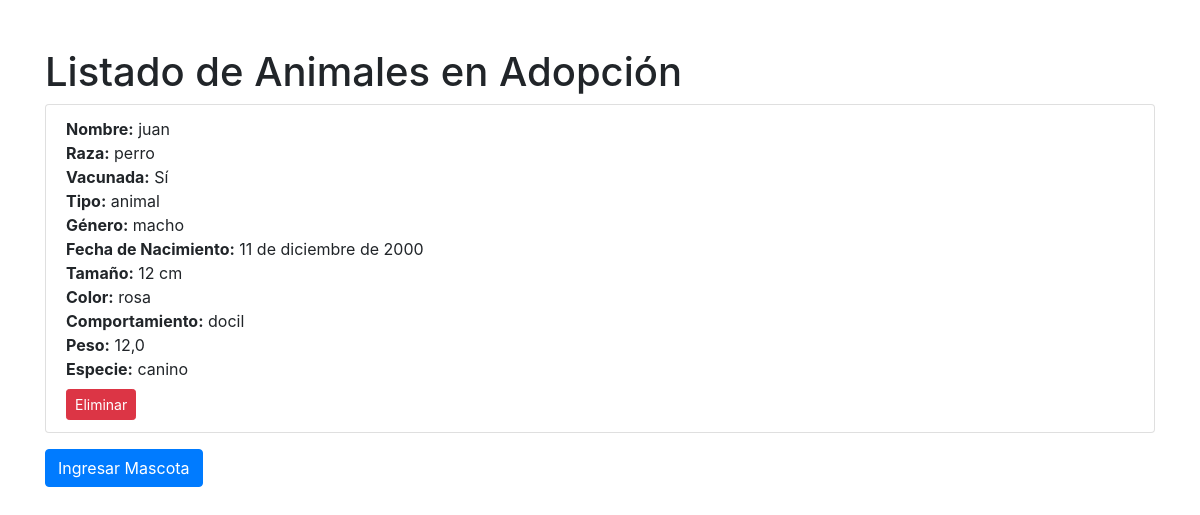
The page /listado_mascotas/ on the database as committed earlier.
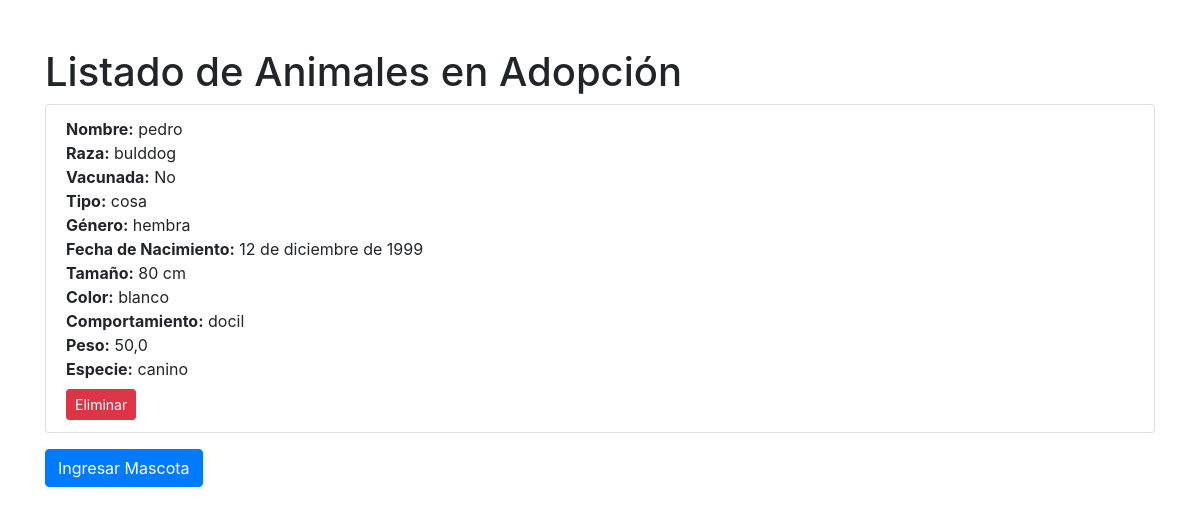
The same page on the database as committed later.
### mascotas/models.py (models this page shows, shortened)
class Mascota(models.Model):
    id_mascotas = models.AutoField(primary_key=True)
    rut_usuario = models.ForeignKey('mascotas.Usuario', related_name='mascotas', on_delete=models.CASCADE)
    nombre_m = models.CharField(max_length=100)
    raza_m = models.CharField(max_length=100)
    vacuna_m = models.BooleanField(default=False)
    tipo_m = models.CharField(max_length=100)
    genero_m = models.CharField(max_length=10)
    fecha_nac_m = models.DateField()
    tamaño_m = models.CharField(max_length=20)
    color_m = models.CharField(max_length=50)
    comportamiento_m = models.TextField()
    peso_m = models.FloatField()
    especie_m = models.CharField(max_length=50)
    imagen = models.ImageField(upload_to='mascotas/', blank=True, null=True)
    class Meta:
        app_label = 'mascotas'

### mascotas/views.py (the view)
# urls.py: path('listado_mascotas/', listado_mascotas, name='listado_mascotas'),
def listado_mascotas(request):
    mascotas = Mascota.objects.all()
    return render(request, 'mascotas/listado_mascotas.html', {'mascotas': mascotas})

### mascotas/templates/mascotas/listado_mascotas.html (shortened to what this page needs)
<!DOCTYPE html>
<html lang="es">
<head>
    <link rel="stylesheet" href="https://stackpath.bootstrapcdn.com/bootstrap/4.5.2/css/bootstrap.min.css">
</head>
<body class="container mt-5">
    <h1>Listado de Animales en Adopción</h1>
    <ul class="list-group">
        {% for mascota in mascotas %}
            <li class="list-group-item">
                <strong>Nombre:</strong> {{ mascota.nombre_m }}<br>
                <strong>Raza:</strong> {{ mascota.raza_m }}<br>
                <strong>Vacunada:</strong> {% if mascota.vacuna_m %}Sí{% else %}No{% endif %}<br>
                <strong>Tipo:</strong> {{ mascota.tipo_m }}<br>
                <strong>Género:</strong> {{ mascota.genero_m }}<br>
                <strong>Fecha de Nacimiento:</strong> {{ mascota.fecha_nac_m }}<br>
                <strong>Tamaño:</strong> {{ mascota.tamaño_m }}<br>
                <strong>Color:</strong> {{ mascota.color_m }}<br>
                <strong>Comportamiento:</strong> {{ mascota.comportamiento_m }}<br>
                <strong>Peso:</strong> {{ mascota.peso_m }}<br>
                <strong>Especie:</strong> {{ mascota.especie_m }}<br>
                <form method="post" action="{% url 'eliminar_mascota' mascota.id_mascotas %}" style="display:inline;">
                    <button type="submit" class="btn btn-danger btn-sm mt-2">Eliminar</button>
                </form>
            </li>
        {% endfor %}
    </ul>
    <a href="{% url 'ingresar_mascota' %}" class="btn btn-primary mt-3">Ingresar Mascota</a>
</body>
</html>

Rows that differ between the two databases and show on the page:
removed Mascota: nombre_m "juan", raza_m "perro", vacuna_m "Sí", tipo_m "animal", genero_m "macho", fecha_nac_m "11 de diciembre de 2000", tamaño_m "12 cm", color_m "rosa", comportamiento_m "docil", peso_m "12,0", especie_m "canino"
added Mascota: nombre_m "pedro", raza_m "bulddog", vacuna_m "No", tipo_m "cosa", genero_m "hembra", fecha_nac_m "12 de diciembre de 1999", tamaño_m "80 cm", color_m "blanco", comportamiento_m "docil", peso_m "50,0", especie_m "canino"
